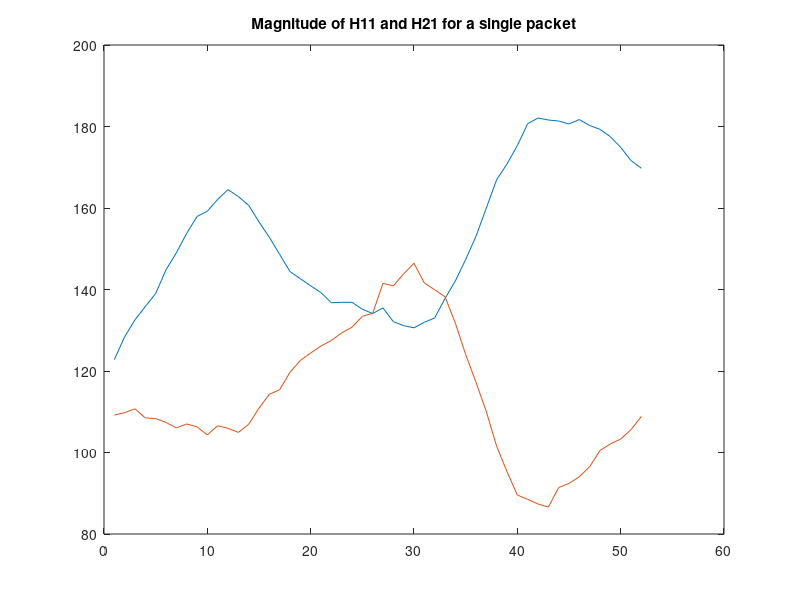
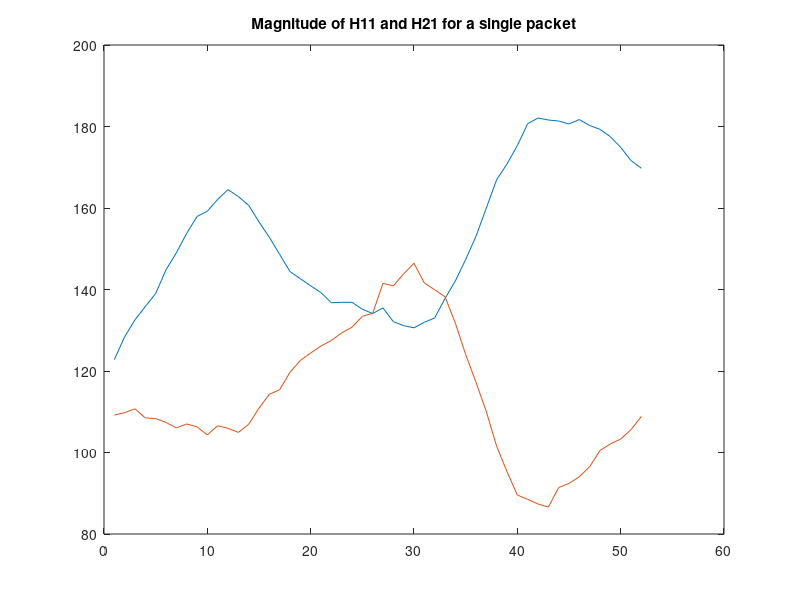
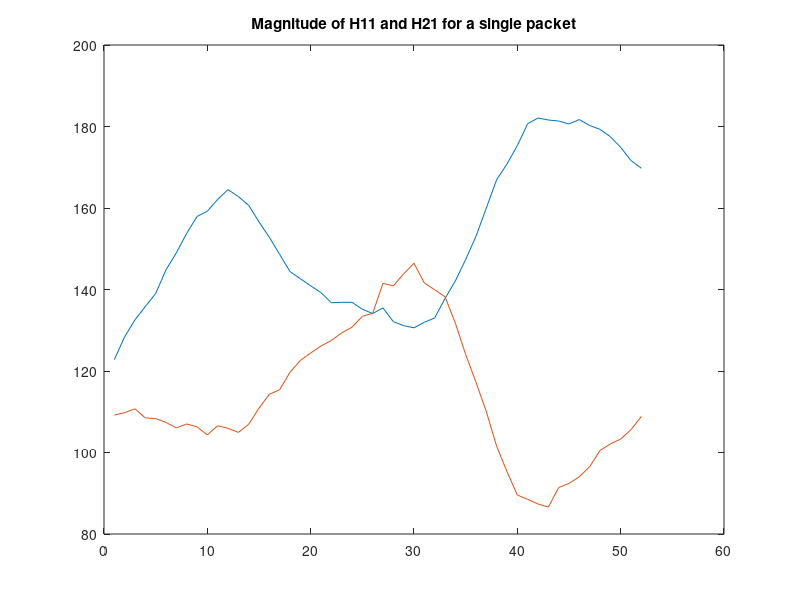
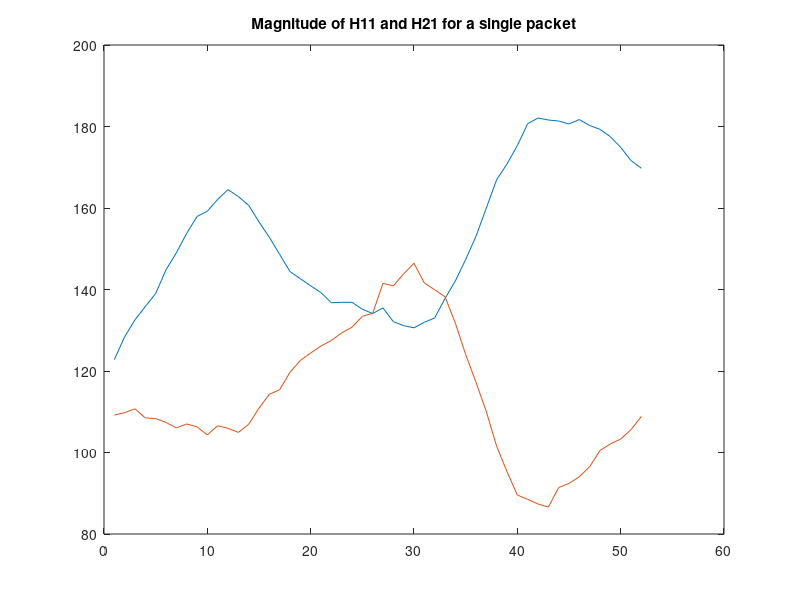

MATLAB code for these plots, in order: (Note: this script raises an error after producing the figures.)
% x = load('h_t_mac.mat');
% h = x.h;
% t = x.t;
% mac = x.mac;
% MAC_ADDR = ' 78:4b:87:a2:b7:57';
% 
% hs = [];
% times = [];
% for i = 1:size(mac)
%     if strcmp(mac(i), MAC_ADDR)
%         hs = [hs; h(i,1), h(i,2)];
%         times = [times; t(i)];
%     end
% end

MAC_ADDR = ' 78:4b:87:a2:b7:57';
MAC_ADDR = ' 14:cc:20:d0:26:7c';


hs1 = [];
times1 = [];
y = load('csi_log_for_angle.mat');
for i = 1:size(y.csi)
    if strcmp(y.csi{i}.src, MAC_ADDR)
        %hs1 = [hs1; y.csi{i}.H, y.csi{i}.H];
        %times1 = [times1; y.csi{i}.timestamp];
        H21=[y.csi{110}.H(5:9,3);y.csi{110}.H(1,3);y.csi{110}.H(10:22,3);y.csi{110}.H(2,3);y.csi{110}.H(23:34,3);y.csi{110}.H(3,3);y.csi{110}.H(35:47,3);y.csi{110}.H(4,3);y.csi{110}.H(48:52,3)];
        H11=[y.csi{110}.H(5:9,1);y.csi{110}.H(1,1);y.csi{110}.H(10:22,1);y.csi{110}.H(2,1);y.csi{110}.H(23:34,1);y.csi{110}.H(3,1);y.csi{110}.H(35:47,1);y.csi{110}.H(4,1);y.csi{110}.H(48:52,1)];
        figure;
        plot(abs(H11));
        hold on;
        plot(abs(H21));
        title('Magnitude of H11 and H21 for a single packet');
        keyboard;
    end
end



figure;
plot(abs(hs(:,1)));
figure;
plot(abs(hs(:,2)));

figure;

%Select h_j for subchannel 1 at all timesteps

plot(unwrap(angle(hs(:,2) ./ hs(:,1))));